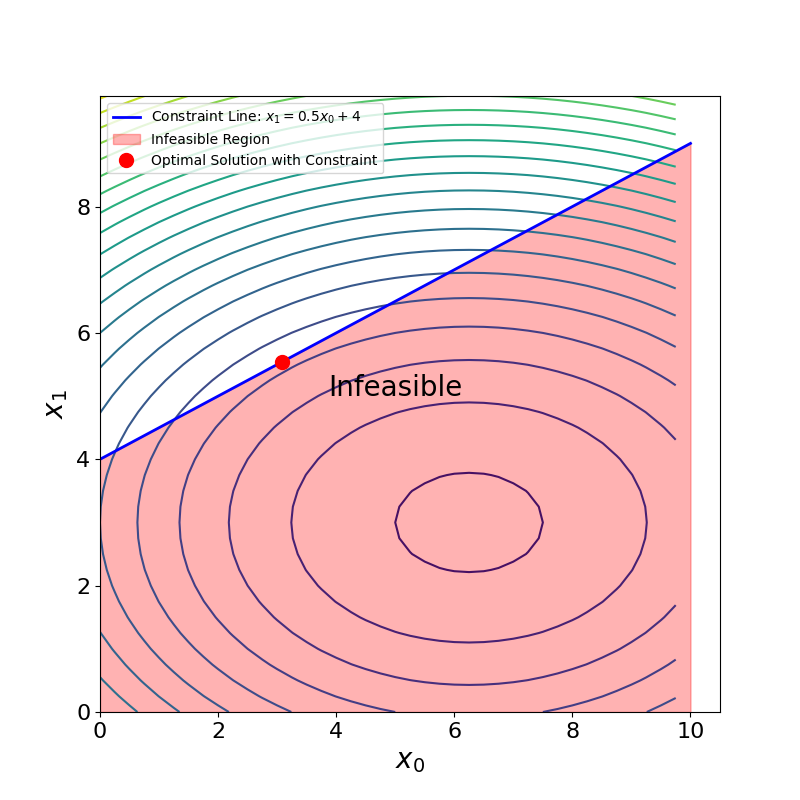

Write Python code to recreate this figure.
import numpy as np
import matplotlib.pyplot as plt
from scipy.optimize import minimize

# Define the range for the variables
x0 = np.arange(0, 10, 0.25)
x1 = np.arange(0, 10, 0.25)

# Create a meshgrid for the variables
X0, X1 = np.meshgrid(x0, x1)


def objective_function(x):
    return 0.4 * x[0] ** 2 - 5 * x[0] + x[1] ** 2 - 6 * x[1]


# Calculate cost using the meshgrid values
cost = 0.4 * X0 ** 2 - 5 * X0 + X1 ** 2 - 6 * X1


def constraint(x):
    x0 = x[0]
    x1 = x[1]
    # Constraint equation (should be >= 0)
    h = x1 - 0.5 * x0 - 4
    return h


# Create a plot
fig, ax = plt.subplots(1, 1)

# Plot the contour of the cost function
cp = ax.contour(X0, X1, cost, levels=20)

# Plot the line of the constraint (x1 = 0.5 * x0 + 4)
x_constraint = np.linspace(0, 10, 400)
y_constraint = 0.5 * x_constraint + 4
ax.plot(x_constraint, y_constraint, 'b-', linewidth=2,
        label='Constraint Line: $x_1 = 0.5x_0 + 4$')

# Fill the infeasible region (below the constraint line)
ax.fill_between(x_constraint, y_constraint, 0, where=(
    y_constraint > 0), color='red', alpha=0.3, label='Infeasible Region')

# Set the font size for ticks
plt.xticks(fontsize=16)
plt.yticks(fontsize=16)

# Set figure size
fig = plt.gcf()
fig.set_size_inches(8, 8)

# Set labels for x and y axes
ax.set_xlabel(r'$x_{0}$', fontsize=20)
ax.set_ylabel(r'$x_{1}$', fontsize=20)

# Define the bounds for each decision variable
bounds = [(0, 10), (0, 10)]

# Initial guess for the decision variables
initial_guess = [0, 0]

# Define constraints in a dictionary format
cons = {'type': 'ineq', 'fun': constraint}

# Perform the optimization with constraints
opt = minimize(objective_function, initial_guess,
               method='SLSQP', bounds=bounds, constraints=cons)

# Extract the optimal solution
optimal_x0, optimal_x1 = opt.x

# Plot the solution on the contour plot
ax.plot(optimal_x0, optimal_x1, 'ro', markersize=10,
        label='Optimal Solution with Constraint')

# Add a text label for the infeasible region
ax.text(5, 5, 'Infeasible', fontsize=20, color='black', ha='center')

# Show the plot with the solution
plt.legend()
plt.savefig('constrained-1.png')
plt.show()

# Print the result of the optimization
print(opt)
